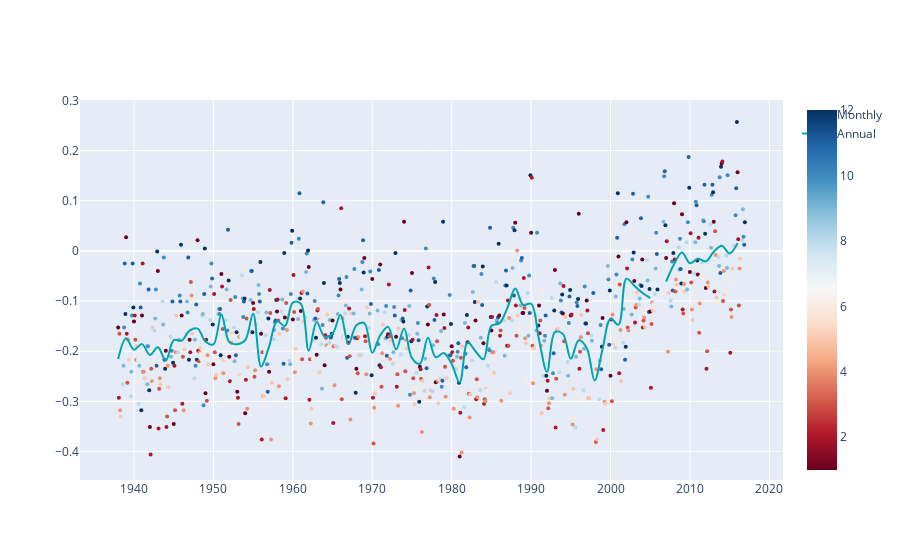

Notebook code cell kept with this figure:
### Code cell
"""
Might be interesting to show the months colored.
Should define colors so that the winter and summer are seperate
the winter and summer§
"""
monthlyTrace = go.Scatter(x=df["Date"],
                     y=df["Msl_OD_Malin"],
                     name='Monthly',
                     mode='markers',
                    marker=dict(
                                    size=4,
                                    # set color equal to a variable
                                    color=df.Month,
                                    colorscale='RdBu',  # one of plotly colorscales
                                    showscale=True,
                                    # colorbar=dict(title='Month',
                                    #             tickmode='array',
                                    #             ticktext=[
                                    #                 0, 5, 10, 15, 20, 25, 30],
                                    #             tickvals=[0, -5, -10, -15, -20, -25, -30]),
                                    reversescale=False,

                                ),
                     hovertemplate='%{x}<br>' +
                            '<b>Monthly Average</b><br>' +
                            'Mean Sea Level: %{y:.2f} mm<extra></extra>'
                            )
annualTrace = go.Scatter(x=df["AnnualDate"],
                     y=df["AnnualAverage"],
                    #  text=dataDF["11 Year Moving Average Totals"],
                     name='Annual',
                     mode='lines',  # 'line' is default
                     line_shape='spline',
                     line=dict(
                            color=TIMESERIES_COLOR_PRIMARY,
                            width=2),
                      hovertemplate='%{x}<br>' +
                            '<b>Annual Average</b><br>' +
                            'Mean Sea Level: %{y:.2f} mm<extra></extra>'
                            )
figure_3_8=go.Figure(data=[monthlyTrace, annualTrace])
figure_3_8

### Figure 1 — Plotly figure (JSON) as saved in the notebook; plotly's stock layout.template omitted (floating-point values rounded to 4 significant figures; data arrays with more than 128 entries replaced by an {"elided": "..."} marker saying what was removed)
{"data": [{"hovertemplate": "%{x}<br><b>Monthly Average</b><br>Mean Sea Level: %{y:.2f} mm<extra></extra>", "marker": {"color": {"elided": "947 int values"}, "colorscale": [[0, "rgb(103,0,31)"], [0.1, "rgb(178,24,43)"], [0.2, "rgb(214,96,77)"], [0.3, "rgb(244,165,130)"], [0.4, "rgb(253,219,199)"], [0.5, "rgb(247,247,247)"], [0.6, "rgb(209,229,240)"], [0.7, "rgb(146,197,222)"], [0.8, "rgb(67,147,195)"], [0.9, "rgb(33,102,172)"], [1, "rgb(5,48,97)"]], "reversescale": false, "showscale": true, "size": 4}, "mode": "markers", "name": "Monthly", "type": "scatter", "x": {"elided": "947 str values"}, "y": {"elided": "947 float values"}}, {"hovertemplate": "%{x}<br><b>Annual Average</b><br>Mean Sea Level: %{y:.2f} mm<extra></extra>", "line": {"color": "#00a4ae", "shape": "spline", "width": 2}, "mode": "lines", "name": "Annual", "type": "scatter", "x": {"elided": "947 str values"}, "y": {"elided": "947 float values"}}], "layout": {}}
